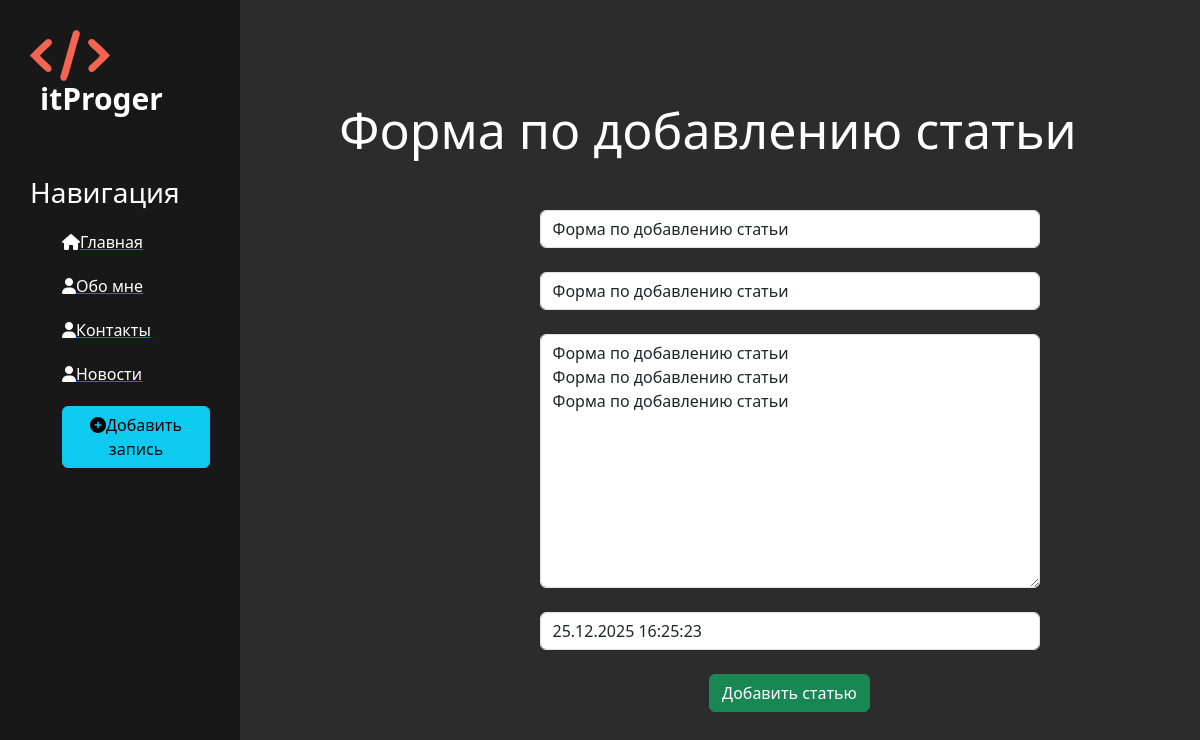
Screenshot of /news/3/update with the database file from the repository.
### news/models.py (models this page shows, shortened)
class Articles(models.Model):
    title = models.CharField('Название', max_length=50)
    anons = models.CharField('Анонс', max_length=250)
    full_text = models.TextField('Статья')
    date = models.DateTimeField('Дата публикации')
    class Meta:
        verbose_name = 'Новость'
        verbose_name_plural = 'Новости'

### news/views.py (the view)
# urls.py: path('<int:pk>/update', views.NewsUpdateView.as_view(), name='news-update'),
class NewsUpdateView(UpdateView):
    model = Articles
    template_name = 'news/create.html'
    form_class = ArticlesForm

### news/forms.py
class ArticlesForm(ModelForm):
    class Meta:
        model = Articles
        fields = ['title', 'anons', 'full_text', 'date']
        widgets = {
            "title": TextInput(attrs={
                'class': 'form-control',
                'placeholder': 'Название статьи'
            }),
            "anons": TextInput(attrs={
                'class': 'form-control',
                'placeholder': 'Анонс статьи'
            }),
            "date": DateTimeInput(attrs={
                'class': 'form-control',
                'placeholder': "Дата публикации"
            }),
            "full_text": Textarea(attrs={
                'class': 'form-control',
                'placeholder': 'Текст статьи'
            })
        }

### news/templates/news/create.html (shortened to what this page needs)
{% extends 'main/layout.html' %}
{% block content%}
    <div class="features">
        <h1> Форма по добавлению статьи </h1>
        <form method="post">
            {{ form.title }}<br>
            {{ form.anons }}<br>
            {{ form.full_text }}<br>
            {{ form.date }}<br>
            <button class="btn btn-success" type="submit">Добавить статью</button>
        </form>
    </div>
{% endblock %}

### main/static/main/css/main.css (style rules this page uses)
body { background-color: #2c2c2c; margin: 0; padding: 0; }
main .features { float: left; color: #fff; margin-top: 100px; text-align: center; width: 78%; }
main .features h1 { font-size: 50px; }
form { margin-left: 32%; width: 500px; margin-top: 50px; }

### rows the page displays
Articles: title "Форма по добавлению статьи", anons "Форма по добавлению статьи", full_text "Форма по добавлению статьи Форма по добавлению статьи Форма по добавлению статьи", date "25.12.2025 16:25:23"
